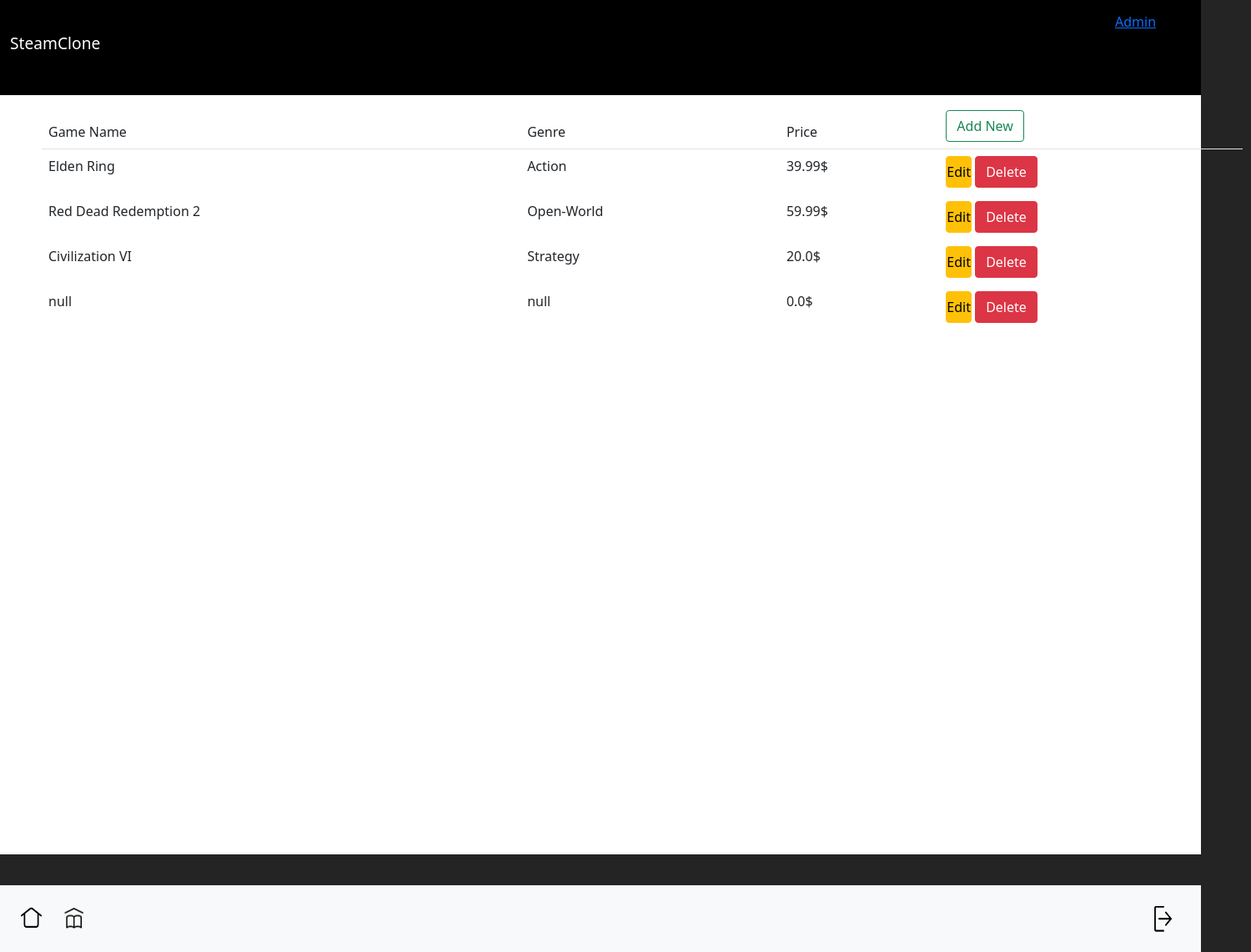
The page /gameList/ (signed in) on the database as committed earlier.
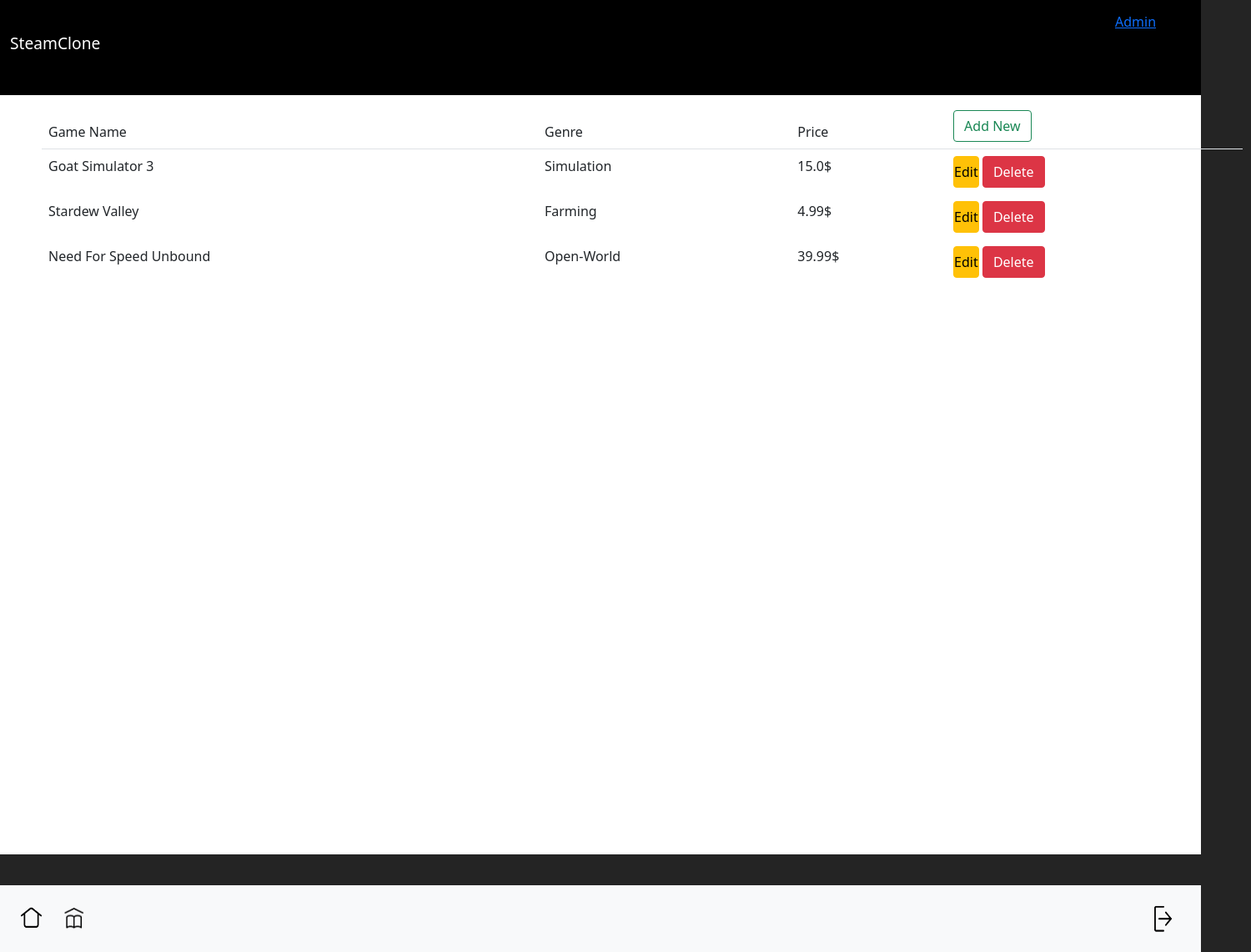
The same page on the database as committed later.
### steamClone/models.py (models this page shows)
class Game(models.Model):
    name = models.CharField(max_length=100)
    description = models.CharField(max_length=500)
    genre = models.ForeignKey(Genre, on_delete=models.CASCADE)
    price = models.FloatField()
    poster = models.URLField()
    url = models.URLField()

class Genre(models.Model):
    title = models.CharField(max_length=20)
    def __str__(self):
        return self.title

### steamClone/views.py (the view)
# urls.py: path('gameList/', views.gameList, name='list'),
@login_required()
def gameList(request):
    if not request.user.is_superuser:
        return redirect('/')
    context = {'gameList': Game.objects.all()}
    return render(request, 'steamClone/Edit-Admin.html', context)

### steamClone/templates/steamClone/Edit-Admin.html (shortened to what this page needs)
{% extends "steamClone/base.html" %}
{% load static %}
{% block content %}
<div class="content">
  <table
    class="table table-borderless"
    style="position: absolute; top: 20px; left: 50px"
  >
    <thead class="border-bottom font-weight-bold">
      <tr>
        <td>Game Name</td>
        <td>Genre</td>
        <td>Price</td>
        <td>
          <a href="{% url 'add' %}" class="btn btn-outline-success">
             Add New
          </a>
        </td>
      </tr>
    </thead>
    <tbody>
      {% for game in gameList %}
      <tr>
        <td>{{game.name}}</td>
        <td>{{game.genre}}</td>
        <td>{{game.price}}$</td>
        <td>
          <a href="{% url 'edit' game.id %}" class="btn btn-warning px-0">
            Edit
          </a>
          <form
            action="{% url 'delete' game.id %}"
            method="post"
            class="d-inline"
          >
            <button type="submit" class="btn btn-danger">
              Delete
            </button>
          </form>
        </td>
      </tr>
      {% endfor %}
    </tbody>
  </table>
</div>
{% endblock content %}

### steamClone/templates/steamClone/base.html (shortened to what this page needs)
<!DOCTYPE html>
{% load static %}
<html lang="en">
  <head>
    <link rel="stylesheet" href="{% static 'steamClone/css/template.css' %}" />
    <link rel="stylesheet" href="{% static 'steamClone/css/addstyle.css' %}" />
    <link
      href="https://cdn.jsdelivr.net/npm/bootstrap@5.0.0-beta3/dist/css/bootstrap.min.css"
      rel="stylesheet"
    />
  </head>
  <body>
    {% load static %}
    <header>
      <nav class="navbar navbar-expand-lg navbar-dark" style="background-color: black; height: 104px;">
          <div class="container-fluid">
            <a class="navbar-brand" style="font-size: larger;" href="{% url 'main' %}">SteamClone</a>
              {% if user.is_superuser %}
              <a href="{% url 'list' %}" style="position: absolute; left: 1337px; top: 14px">Admin</a>
              {% elif user.is_authenticated %}
              <a class="User-circle" href="{% url 'profile' %}"><area class="User-circle"/></a>
              {% endif %}
            </div>
      </nav>
    </header>
    <div>
      {% block content %} {% endblock content %}
    </div>
    <footer>
      <nav class="navbar navbar-expand-lg bg-light bottomBar">
        <div class="container-fluid">
          <ul class="navbar-nav">
            <li class="nav-item">
              <a class="nav-link active" aria-current="page" href="{%  url 'main' %}"><img src="{% static 'steamClone/res/Home.png' %}" style="width: 35px; height: 35px;"></a>
            </li>
            <li class="nav-item">
              <a class="nav-link active" aria-current="page" href="{% url 'profile' %}"><img src="{% static 'steamClone/res/Library.png' %}" style="width: 35px; height: 35px;"></a>
            </li>
          </ul>
          {% if user.is_authenticated %}
          <ul class="nav justify-content-end">
            <li class="nav-item">
              <a class="nav-link active" aria-current="page" href="{% url 'logout' %}"><img src="{% static 'steamClone/res/Logout.png' %}" style="width: 35px; height: 35px;"></a>
            </li>
          </ul>
          {% endif %}
        </div>
      </nav>
    </footer>
  </body>
</html>

### steamClone/static/steamClone/css/template.css (style rules this page uses)
body { position: relative; width: 1440px; height: 1024px; overflow-x: hidden; margin: 0; padding: 0; background: #242424; }
.bottomBar { position: absolute; width: 1440px; height: 80px; left: 0px; top: 957px; margin-bottom: auto; background: #D9D9D9; }

### steamClone/static/steamClone/css/addstyle.css (style rules this page uses)
html, body { background-color: #242424; margin: 0; padding: 0; }
.content { position: relative; height: 920; }

Rows that differ between the two databases and show on the page:
removed Game: name "Elden Ring", genre "Action", price "39.99"
removed Game: name "Red Dead Redemption 2", genre "Open-World", price "59.99"
removed Game: name "null", genre "null", price "0.0"
changed Game: name "Civilization VI" → "Goat Simulator 3"; genre "Strategy" → "Simulation"; price "20.0" → "15.0"
added Game: name "Stardew Valley", genre "Farming", price "4.99"
added Game: name "Need For Speed Unbound", genre "Open-World", price "39.99"
